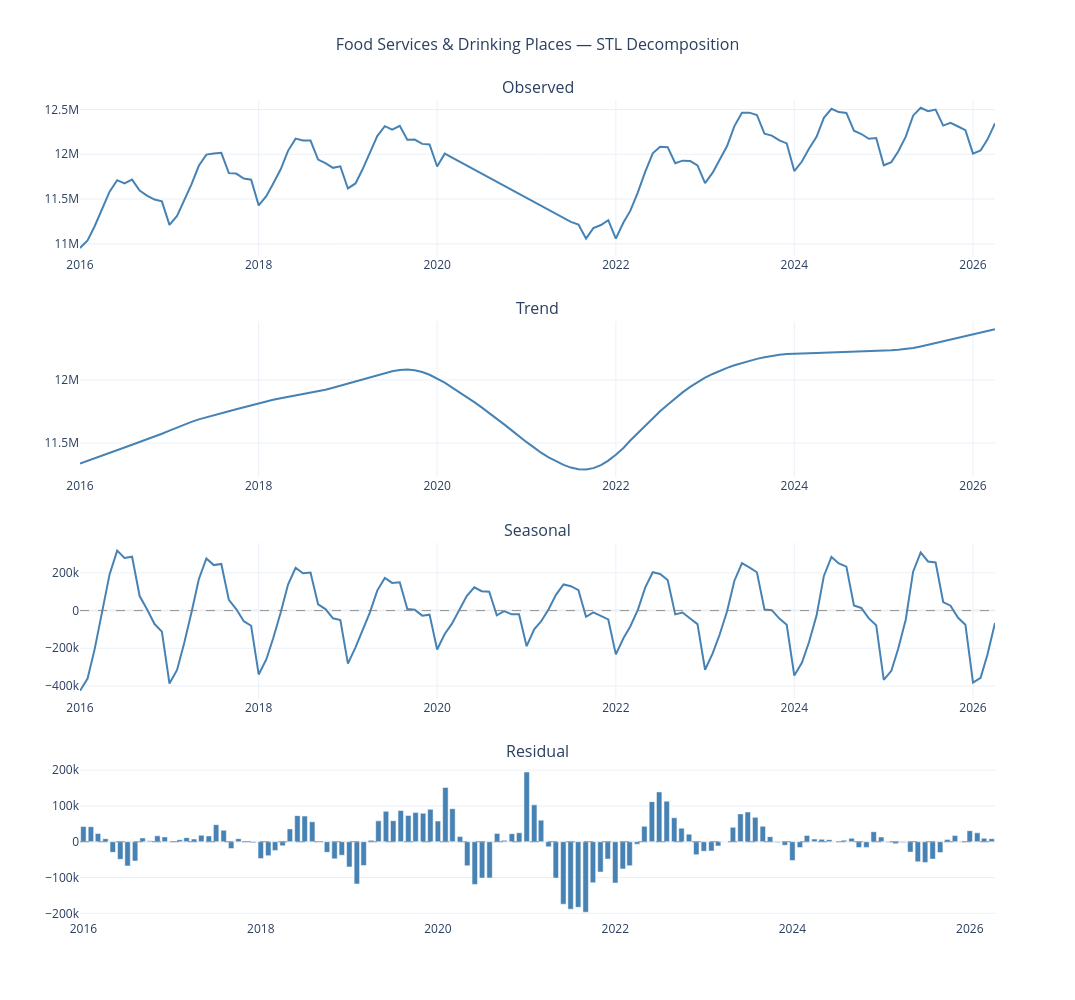

Notebook cell for this chart:
### Markdown cell above
## Autocorrelation

The autocorrelation function shows how similar the series is to itself at different time lags, or how much current employment levels relate to past values.

There’s a steady decline from lag 1 through roughly lag 14, with correlations staying strongly positive. That’s what you’d expect from a series with a persistent trend, where recent values carry a lot of information about what comes next.

At lag 17, correlations cross zero and turn negative. A negative correlation at that point means that if employment is high today, it tends to have been lower about 17 months ago, and vice versa. That makes intuitive sense given the seasonal pattern. Seventeen months back from a summer peak lands somewhere in the winter of the previous year, which is still on the way up but well below the peak that preceded it. The negative values reflect the seasonal cycle working against the correlation rather than any underlying weakness in the series.

Using 24 lags gives a full two-year window, which is enough to capture both the gradual decay from the trend and the seasonal cycle repeating itself. Overall, the pattern reflects a mix of strong trend persistence and clear seasonality.

### Code cell
# =============================================================================
# Section 5: Full STL Decomposition
# =============================================================================

trend = stl_fit.trend
seasonal = stl_fit.seasonal
residual = stl_fit.resid

fig = make_subplots(
    rows=4, cols=1,
    subplot_titles=('Observed', 'Trend', 'Seasonal', 'Residual'),
    vertical_spacing=0.08
)

# --- Observed ---
fig.add_trace(go.Scatter(
    x=df_interp.index, y=df_interp['employed'],
    mode='lines', name='Observed',
    line=dict(color='steelblue', width=2),
    showlegend=False,
    hovertemplate='%{x|%b %Y}: %{customdata}<extra></extra>',
    customdata=[f'{v/1_000_000:.2f}M' for v in df_interp['employed']]
), row=1, col=1)

# --- Trend ---
fig.add_trace(go.Scatter(
    x=df_interp.index, y=trend,
    mode='lines', name='Trend',
    line=dict(color='steelblue', width=2),
    showlegend=False,
    hovertemplate='%{x|%b %Y}: %{customdata}<extra></extra>',
    customdata=[f'{v/1_000_000:.2f}M' for v in trend]
), row=2, col=1)

# --- Seasonal ---
fig.add_trace(go.Scatter(
    x=df_interp.index, y=seasonal,
    mode='lines', name='Seasonal',
    line=dict(color='steelblue', width=2),
    showlegend=False,
    hovertemplate='%{x|%b %Y}: %{customdata}<extra></extra>',
    customdata=[f'{v/1_000_000:.3f}M' for v in seasonal]
), row=3, col=1)
fig.add_hline(y=0, line_color='gray', line_width=0.8, line_dash='dash', row=3, col=1)

# --- Residual ---
fig.add_trace(go.Bar(
    x=df_interp.index, y=residual,
    name='Residual',
    marker_color='steelblue',
    showlegend=False,
    hovertemplate='%{x|%b %Y}: %{customdata}<extra></extra>',
    customdata=[f'{v/1_000_000:.3f}M' for v in residual]
), row=4, col=1)
fig.add_hline(y=0, line_color='gray', line_width=0.8, line_dash='dash', row=4, col=1)

fig.update_layout(
    title=dict(text='Food Services & Drinking Places — STL Decomposition',
               x=0.5, font=dict(size=16)),
    height=1000,
    width=1075,
    template='plotly_white',
    hovermode='x unified'
)

fig.show()
